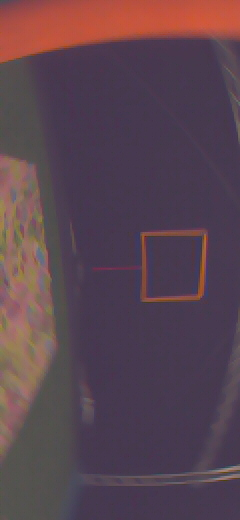
#> input picture Vision/image1.jpg, 240 x 520 px; its folder holds only this picture in this run
$ python -i tutorial1_on_folder.py   (imports and definitions only)
#> lines starting #> are read from the running program, lines starting #| are printed output that depends on the picture; after the words box and inside, x2 and y2 are one past the last pixel; in counts of white or black regions, pixels touching at a corner belong together
#> further down, picture is the input picture: shape (520, 240, 3); mean B, G, R 80.1, 68.7, 90.8
# -*- coding: utf-8 -*-
"""
Created on Thu Mar  3 17:16:53 2022

@author: WK
"""

import numpy as np
import cv2
from matplotlib import pyplot as plt
import os
from scipy import ndimage

def watershedder(img):


    # https://www.bogotobogo.com/python/OpenCV_Python/python_opencv3_Image_Watershed_Algorithm_Marker_Based_Segmentation_2.php
    # img = cv2.imread('image1.jpg')
    b,g,r = cv2.split(img)
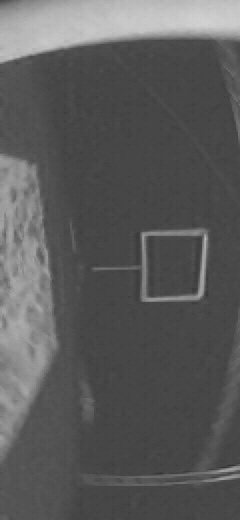
#> r: shape (520, 240); min 48, max 212, mean 90.8
    # rgb_img = cv2.merge([r,g,b])

    gray = cv2.cvtColor(img,cv2.COLOR_BGR2GRAY)
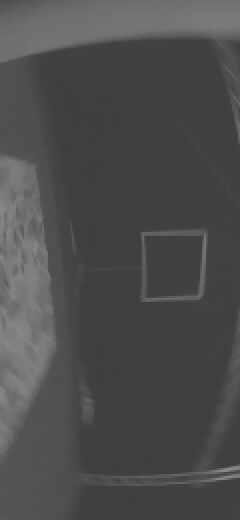
#> gray: shape (520, 240); min 50, max 145, mean 76.6
    # cv2.imshow("gray", gray)

    ret, thresh = cv2.threshold(gray,0,255,cv2.THRESH_BINARY_INV+cv2.THRESH_OTSU)
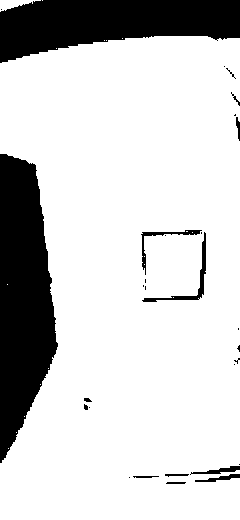
#> thresh: shape (520, 240); 80.8% white; 29 black regions (17 under 20 px), largest, box (x1, y1, x2, y2) and area: (0, 154, 58, 463) 12443, (0, 0, 240, 63) 10161, (142, 232, 206, 302) 454
#> ret = 90

    # noise removal
    kernel = np.ones((2,2),np.uint8)
    #opening = cv2.morphologyEx(thresh,cv2.MORPH_OPEN,kernel, iterations = 2)
    closing = cv2.morphologyEx(thresh,cv2.MORPH_CLOSE,kernel, iterations = 2)
#> closing: shape (520, 240); 80.4% white; 16 black regions (4 under 20 px), largest, box (x1, y1, x2, y2) and area: (0, 156, 60, 465) 13027, (0, 0, 240, 65) 10546, (176, 243, 208, 302) 339

    # sure background area
    sure_bg = cv2.dilate(closing,kernel,iterations=3)
#> sure_bg: shape (520, 240); 81.3% white; 15 black regions (9 under 20 px), largest, box (x1, y1, x2, y2) and area: (0, 159, 60, 465) 12823, (0, 0, 240, 65) 10345, (203, 274, 207, 299) 31, (207, 247, 208, 273) 26, (179, 301, 200, 302) 21, (225, 471, 240, 474) 20

    # Finding sure foreground area
    dist_transform = cv2.distanceTransform(sure_bg,cv2.DIST_L2,3)
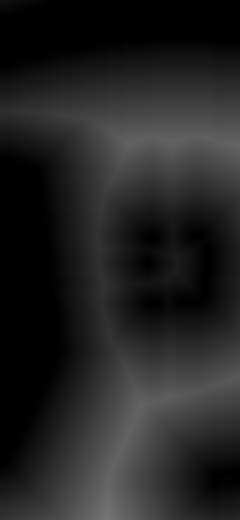
#> dist_transform: shape (520, 240) float32; min 0, max 117.3, mean 35.5

    # Threshold
    ret, sure_fg = cv2.threshold(dist_transform,0.1*dist_transform.max(),255,0)
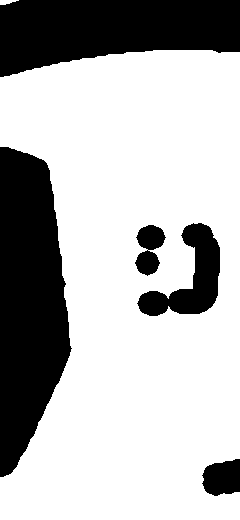
#> sure_fg: shape (520, 240) float32; 70.8% white; 5 black regions, box (x1, y1, x2, y2) and area: (0, 147, 72, 477) 17201, (0, 0, 240, 77) 13733, (137, 223, 220, 316) 3390, (202, 459, 240, 496) 1126, (135, 225, 166, 276) 984
#> ret = 11.73
    # [6 lines of commented-out code are left out]
    sure_fg_rot = ndimage.rotate(sure_fg, 90)
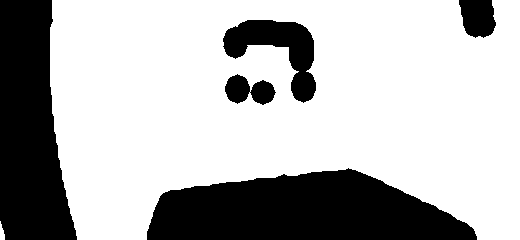
#> sure_fg_rot: shape (240, 520) float32; min -3.04e-14, max 255, mean 180.6; drawn with min black and max white
    img_gray_rot = ndimage.rotate(gray, 90)
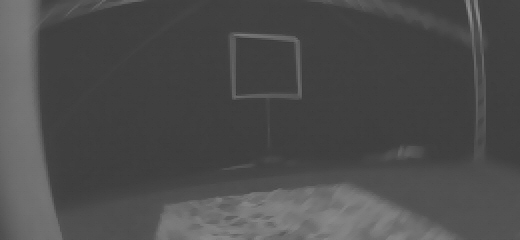
#> img_gray_rot: shape (240, 520); min 50, max 145, mean 76.6
    cv2.imshow('gray rot', img_gray_rot)
    cv2.imshow('watershed', sure_fg_rot)
    # img_gray_rot = ndimage.rotate(img_gray, 90)
    # output = np.concatenate((img_gray_rot, sure_fg_rot), axis = 1)
    # cv2.imshow('Watershed', output)
    return sure_fg
    # [21 lines of commented-out code are left out]
path =  os.path.join(os.getcwd(),"Test_runs\\run2")
# [19 lines not run here, left out]


>>> import cv2
>>> picture = cv2.imread('image1.jpg')
>>> result = watershedder(picture)

$ run again, on Vision/image2.jpg
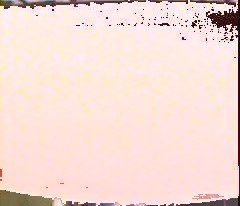
#> input picture Vision/image2.jpg, 240 x 206 px
#> picture is the input picture: shape (206, 240, 3); mean B, G, R 212.3, 219.3, 244
#> in watershedder, `ret, thresh = cv2.threshold(gray,0,255,cv2.THRESH_BINARY_INV+cv2.THRES..`:
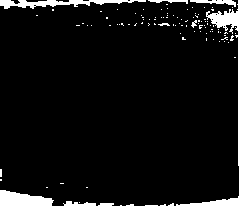
#> thresh: shape (206, 240); 6.1% white; 107 white regions (98 under 20 px), largest, box (x1, y1, x2, y2) and area: (176, 0, 240, 206) 1091, (0, 190, 54, 206) 616, (0, 0, 146, 9) 613
#> in watershedder, `ret, thresh = cv2.threshold(gray,0,255,cv2.THRESH_BINARY_INV+cv2.THRES..`: ret = 152
#> closing: shape (206, 240); 5.9% white; 58 white regions (51 under 20 px), largest, box (x1, y1, x2, y2) and area: (0, 0, 240, 45) 1889, (0, 192, 56, 206) 540, (192, 200, 240, 206) 158
#> sure_bg: shape (206, 240); 10.7% white; 33 white regions (10 under 20 px), largest, box (x1, y1, x2, y2) and area: (0, 0, 240, 48) 3391, (0, 192, 59, 206) 586, (156, 17, 193, 32) 283
#> sure_fg: shape (206, 240) float32; 8.1% white; 32 white regions (20 under 20 px), largest, box (x1, y1, x2, y2) and area: (0, 0, 240, 47) 2833, (0, 193, 58, 206) 523, (157, 18, 192, 31) 152
#> in watershedder, `ret, sure_fg = cv2.threshold(dist_transform,0.1*dist_transform.max(),2..`: ret = 1.34
#> in watershedder, `img_gray_rot = ndimage.rotate(gray, 90)`:
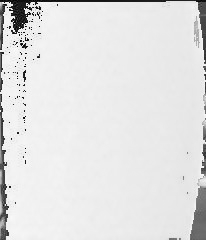
#> img_gray_rot: shape (240, 206); min 2, max 252, mean 225.9
